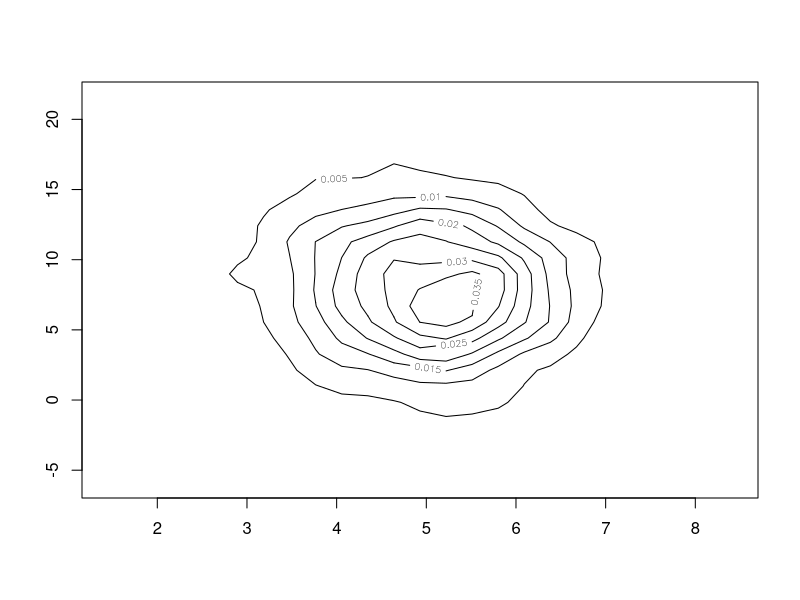
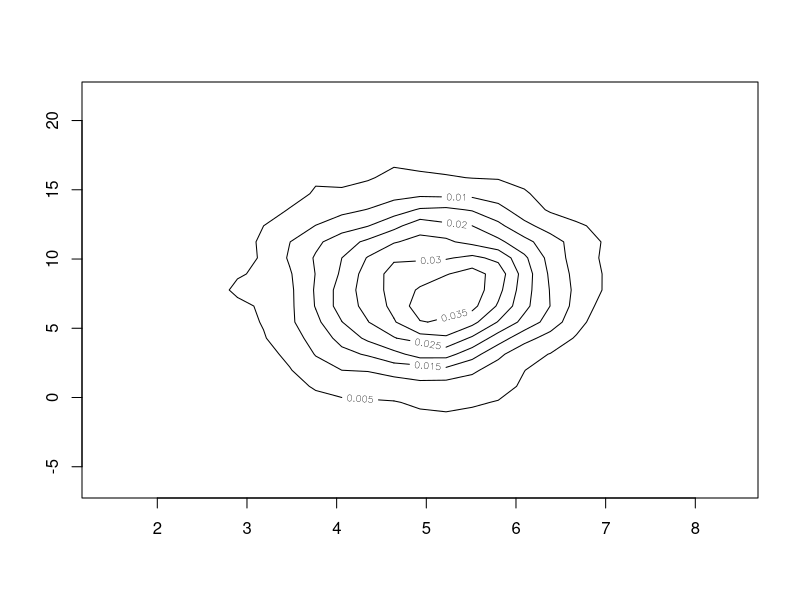
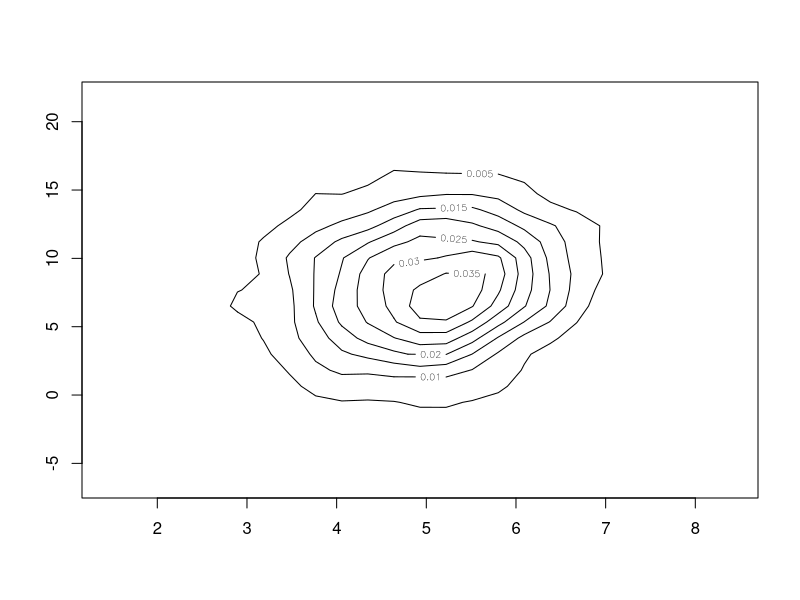

Here is the R script that generated these plots, in order:
library(MASS)
a<-vector("numeric")
a[1]=-0.25
a[2]=0
a[3]=0.25
u<-vector("numeric")
u[1]=5
u[2]=8
E11=1
E12=2*a
E21=2*a
E22=4
Z1<-rnorm(1000)
Z2<-rnorm(1000)
X1<-vector("numeric")
X2<-vector("numeric")
for(j in 1:3)
{	for (i in 1:1000)
	{
		X1[i]=u[1]+Z1[i]
		X2[i]=u[2]+(2*a[j]*Z1[i])+(4*Z2[i])
	}
	g<-kde2d(X1,X2)
	contour(g)
	dev.copy(png,paste(j,".png"))
	dev.off()
	cat("For a = ",a[j],"\n")
	cat("The mean of X1 is ",mean(X1),"\n")
	cat("The mean of X2 is ",mean(X2),"\n")
	cat("The variance of X1 is ",var(X1),"\n")
	cat("The variance of X2 is ",var(X2),"\n")
	cat("The covariance is ",cov(X1,X2),"\n")
	cat("The correlation is ",cor(X1,X2),"\n")
	
}
